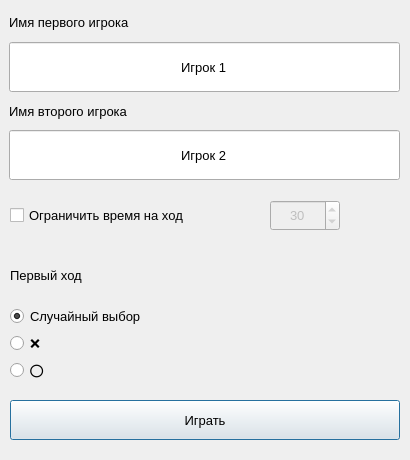
<?xml version="1.0" encoding="UTF-8"?>
<ui version="4.0">
 <class>Dialog</class>
 <widget class="QDialog" name="Dialog">
  <property name="geometry">
   <rect>
    <x>0</x>
    <y>0</y>
    <width>410</width>
    <height>460</height>
   </rect>
  </property>
  <property name="windowTitle">
   <string>Настройка игры</string>
  </property>
  <widget class="QWidget" name="verticalLayoutWidget">
   <property name="geometry">
    <rect>
     <x>9</x>
     <y>9</y>
     <width>391</width>
     <height>171</height>
    </rect>
   </property>
   <layout class="QVBoxLayout" name="verticalLayout_2">
    <item>
     <widget class="QLabel" name="player1_name_label">
      <property name="font">
       <font>
        <family>Segoe UI</family>
        <pointsize>10</pointsize>
       </font>
      </property>
      <property name="text">
       <string>Имя первого игрока</string>
      </property>
     </widget>
    </item>
    <item>
     <widget class="QLineEdit" name="player1_name_edit">
      <property name="sizePolicy">
       <sizepolicy hsizetype="Expanding" vsizetype="Maximum">
        <horstretch>0</horstretch>
        <verstretch>0</verstretch>
       </sizepolicy>
      </property>
      <property name="minimumSize">
       <size>
        <width>0</width>
        <height>50</height>
       </size>
      </property>
      <property name="font">
       <font>
        <family>Segoe UI</family>
        <pointsize>10</pointsize>
       </font>
      </property>
      <property name="text">
       <string>Игрок 1</string>
      </property>
      <property name="maxLength">
       <number>20</number>
      </property>
      <property name="alignment">
       <set>Qt::AlignCenter</set>
      </property>
     </widget>
    </item>
    <item>
     <widget class="QLabel" name="player2_name_label">
      <property name="font">
       <font>
        <family>Segoe UI</family>
        <pointsize>10</pointsize>
       </font>
      </property>
      <property name="text">
       <string>Имя второго игрока</string>
      </property>
     </widget>
    </item>
    <item>
     <widget class="QLineEdit" name="player2_name_edit">
      <property name="sizePolicy">
       <sizepolicy hsizetype="Expanding" vsizetype="Maximum">
        <horstretch>0</horstretch>
        <verstretch>0</verstretch>
       </sizepolicy>
      </property>
      <property name="minimumSize">
       <size>
        <width>0</width>
        <height>50</height>
       </size>
      </property>
      <property name="font">
       <font>
        <family>Segoe UI</family>
        <pointsize>10</pointsize>
       </font>
      </property>
      <property name="text">
       <string>Игрок 2</string>
      </property>
      <property name="maxLength">
       <number>20</number>
      </property>
      <property name="alignment">
       <set>Qt::AlignCenter</set>
      </property>
     </widget>
    </item>
   </layout>
  </widget>
  <widget class="QCheckBox" name="time_to_move_check">
   <property name="geometry">
    <rect>
     <x>10</x>
     <y>200</y>
     <width>241</width>
     <height>31</height>
    </rect>
   </property>
   <property name="font">
    <font>
     <family>Segoe UI</family>
     <pointsize>10</pointsize>
    </font>
   </property>
   <property name="text">
    <string>Ограничить время на ход</string>
   </property>
  </widget>
  <widget class="QSpinBox" name="time_to_move_spin">
   <property name="enabled">
    <bool>false</bool>
   </property>
   <property name="geometry">
    <rect>
     <x>270</x>
     <y>200</y>
     <width>70</width>
     <height>31</height>
    </rect>
   </property>
   <property name="font">
    <font>
     <family>Segoe UI</family>
     <pointsize>10</pointsize>
    </font>
   </property>
   <property name="alignment">
    <set>Qt::AlignCenter</set>
   </property>
   <property name="minimum">
    <number>5</number>
   </property>
   <property name="maximum">
    <number>300</number>
   </property>
   <property name="value">
    <number>30</number>
   </property>
  </widget>
  <widget class="QPushButton" name="start_button">
   <property name="geometry">
    <rect>
     <x>10</x>
     <y>400</y>
     <width>390</width>
     <height>40</height>
    </rect>
   </property>
   <property name="font">
    <font>
     <family>Segoe UI</family>
     <pointsize>10</pointsize>
    </font>
   </property>
   <property name="text">
    <string>Играть</string>
   </property>
  </widget>
  <widget class="QWidget" name="verticalLayoutWidget_2">
   <property name="geometry">
    <rect>
     <x>10</x>
     <y>250</y>
     <width>391</width>
     <height>131</height>
    </rect>
   </property>
   <layout class="QVBoxLayout" name="verticalLayout_3">
    <item>
     <widget class="QLabel" name="first_move_label">
      <property name="font">
       <font>
        <family>Segoe UI</family>
        <pointsize>10</pointsize>
       </font>
      </property>
      <property name="text">
       <string>Первый ход</string>
      </property>
     </widget>
    </item>
    <item>
     <widget class="QRadioButton" name="random_button">
      <property name="minimumSize">
       <size>
        <width>0</width>
        <height>20</height>
       </size>
      </property>
      <property name="font">
       <font>
        <family>Segoe UI</family>
        <pointsize>10</pointsize>
       </font>
      </property>
      <property name="text">
       <string>Случайный выбор</string>
      </property>
      <property name="checked">
       <bool>true</bool>
      </property>
     </widget>
    </item>
    <item>
     <widget class="QRadioButton" name="x_button">
      <property name="minimumSize">
       <size>
        <width>0</width>
        <height>20</height>
       </size>
      </property>
      <property name="font">
       <font>
        <family>Segoe UI</family>
        <pointsize>10</pointsize>
       </font>
      </property>
      <property name="text">
       <string>❌</string>
      </property>
     </widget>
    </item>
    <item>
     <widget class="QRadioButton" name="o_button">
      <property name="minimumSize">
       <size>
        <width>0</width>
        <height>20</height>
       </size>
      </property>
      <property name="font">
       <font>
        <family>Segoe UI</family>
        <pointsize>10</pointsize>
       </font>
      </property>
      <property name="text">
       <string>⭕</string>
      </property>
     </widget>
    </item>
   </layout>
  </widget>
 </widget>
 <resources/>
 <connections/>
</ui>
